Frame 1 (no input): blank canvas, image omitted
Frame 60 (no input): blank canvas, image omitted
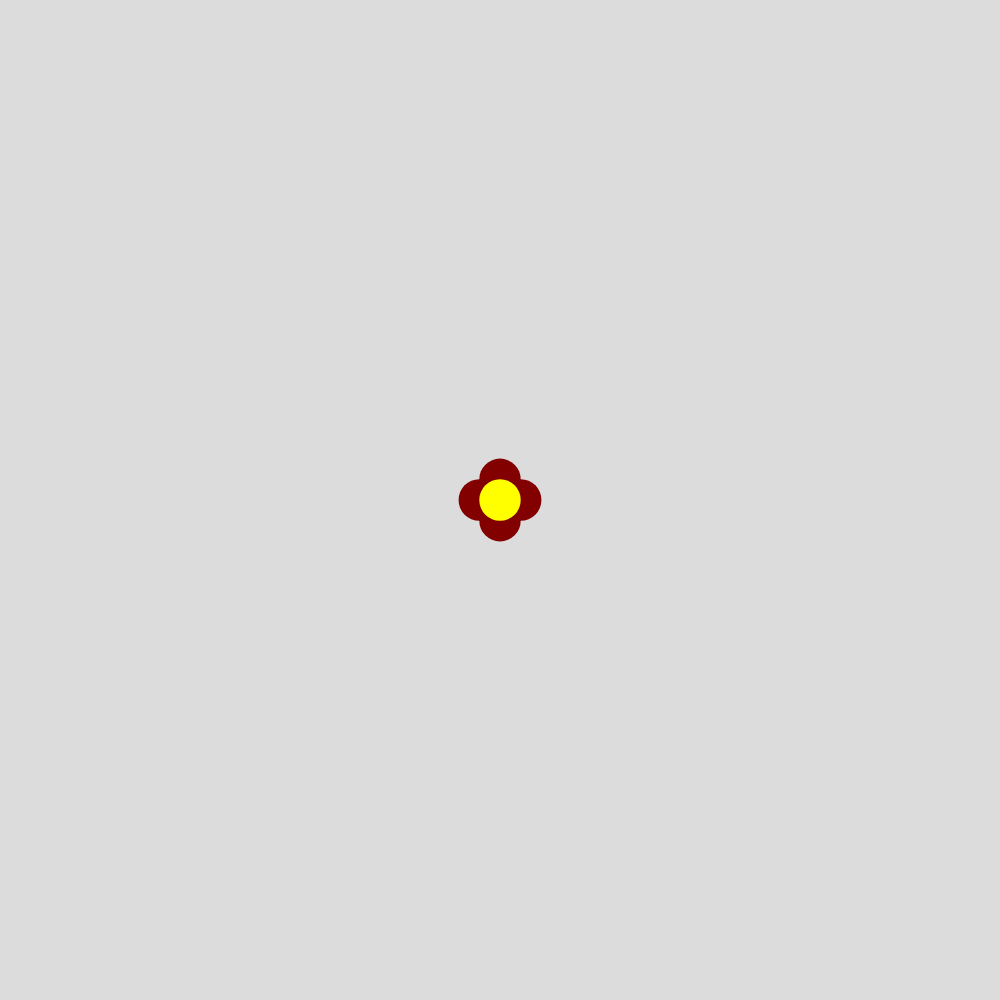
Frame 120 (the mouse pressed at the canvas centre since frame 60)

The p5.js sketch whose frames 1 and 60 were blank and that drew this single picture after the mouse press (run headless with seeded random() and noise() and a simulated clock; from frame 60 on, the mouse is pressed at the canvas centre):

// p5.js sketch
// ── sketch.js
function setup() {
  createCanvas(1000, 1000);
  background(220);
}

function draw() {
  
}


function mousePressed() {
  let petalSize;
  petalSize = random(20,50);

  drawFlower(mouseX, mouseY, petalSize);

}

//defining the function with params x and y
function drawFlower(x,y,petal) {

  //flower petals -> top, bottom, left, right
  fill(random(100,250),0,0);


  noStroke();
  ellipse(x,y-petal/2,petal);
  ellipse(x,y+petal/2,petal);
  ellipse(x-petal/2,y,petal);
  ellipse(x+petal/2,y,petal);

  //center of flower
  fill("yellow");
  ellipse(x,y,petal);

}
